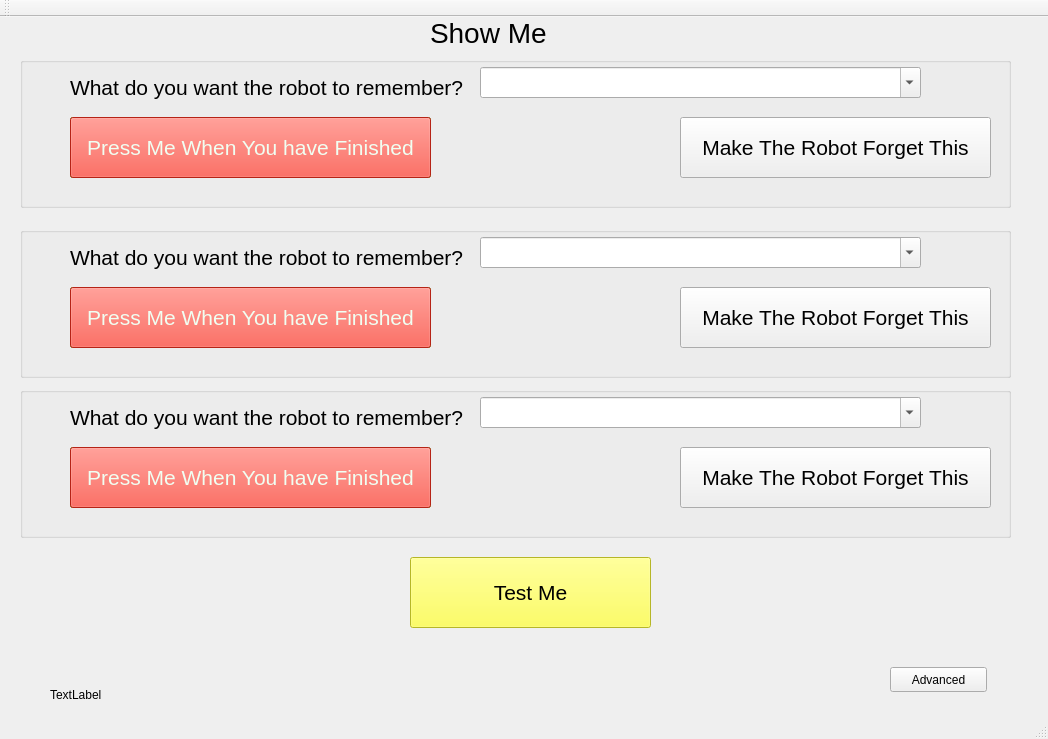
<?xml version="1.0" encoding="UTF-8"?>
<ui version="4.0">
 <class>MainWindow</class>
 <widget class="QMainWindow" name="MainWindow">
  <property name="geometry">
   <rect>
    <x>0</x>
    <y>0</y>
    <width>1048</width>
    <height>739</height>
   </rect>
  </property>
  <property name="windowTitle">
   <string>Show Me</string>
  </property>
  <widget class="QWidget" name="centralWidget">
   <widget class="QGroupBox" name="showMeGroupBox">
    <property name="geometry">
     <rect>
      <x>20</x>
      <y>40</y>
      <width>991</width>
      <height>151</height>
     </rect>
    </property>
    <property name="title">
     <string/>
    </property>
    <widget class="QLabel" name="label">
     <property name="geometry">
      <rect>
       <x>50</x>
       <y>10</y>
       <width>401</width>
       <height>41</height>
      </rect>
     </property>
     <property name="font">
      <font>
       <pointsize>16</pointsize>
      </font>
     </property>
     <property name="text">
      <string>What do you want the robot to remember?</string>
     </property>
    </widget>
    <widget class="QPushButton" name="showMePushButton">
     <property name="geometry">
      <rect>
       <x>50</x>
       <y>60</y>
       <width>361</width>
       <height>61</height>
      </rect>
     </property>
     <property name="font">
      <font>
       <pointsize>16</pointsize>
      </font>
     </property>
     <property name="autoFillBackground">
      <bool>false</bool>
     </property>
     <property name="styleSheet">
      <string notr="true">background-color: rgb(60, 255, 12);</string>
     </property>
     <property name="text">
      <string>Press Me to start showing the robot</string>
     </property>
    </widget>
    <widget class="QPushButton" name="showMeStopPushButton">
     <property name="geometry">
      <rect>
       <x>50</x>
       <y>60</y>
       <width>361</width>
       <height>61</height>
      </rect>
     </property>
     <property name="font">
      <font>
       <pointsize>16</pointsize>
      </font>
     </property>
     <property name="styleSheet">
      <string notr="true">background-color: rgb(255, 49, 31);
color: rgb(240, 255, 242);</string>
     </property>
     <property name="text">
      <string>Press Me When You have Finished</string>
     </property>
    </widget>
    <widget class="QComboBox" name="showMeComboBox">
     <property name="geometry">
      <rect>
       <x>460</x>
       <y>10</y>
       <width>441</width>
       <height>31</height>
      </rect>
     </property>
     <property name="font">
      <font>
       <pointsize>16</pointsize>
      </font>
     </property>
     <property name="editable">
      <bool>true</bool>
     </property>
    </widget>
    <widget class="QPushButton" name="showMeForgetButton">
     <property name="geometry">
      <rect>
       <x>660</x>
       <y>60</y>
       <width>311</width>
       <height>61</height>
      </rect>
     </property>
     <property name="font">
      <font>
       <pointsize>16</pointsize>
      </font>
     </property>
     <property name="text">
      <string>Make The Robot Forget This</string>
     </property>
    </widget>
    <widget class="QLabel" name="inProgressLabel1">
     <property name="geometry">
      <rect>
       <x>430</x>
       <y>70</y>
       <width>311</width>
       <height>31</height>
      </rect>
     </property>
     <property name="font">
      <font>
       <pointsize>16</pointsize>
      </font>
     </property>
     <property name="text">
      <string/>
     </property>
    </widget>
   </widget>
   <widget class="QLabel" name="dbLabel">
    <property name="geometry">
     <rect>
      <x>50</x>
      <y>670</y>
      <width>701</width>
      <height>16</height>
     </rect>
    </property>
    <property name="text">
     <string>TextLabel</string>
    </property>
   </widget>
   <widget class="QPushButton" name="timerPushButton">
    <property name="geometry">
     <rect>
      <x>890</x>
      <y>650</y>
      <width>97</width>
      <height>25</height>
     </rect>
    </property>
    <property name="text">
     <string>Advanced</string>
    </property>
   </widget>
   <widget class="QPushButton" name="testPushButton">
    <property name="geometry">
     <rect>
      <x>410</x>
      <y>540</y>
      <width>241</width>
      <height>71</height>
     </rect>
    </property>
    <property name="font">
     <font>
      <pointsize>16</pointsize>
     </font>
    </property>
    <property name="styleSheet">
     <string notr="true">background-color: rgb(255, 255, 55);</string>
    </property>
    <property name="text">
     <string>Test Me</string>
    </property>
   </widget>
   <widget class="QLabel" name="label_4">
    <property name="geometry">
     <rect>
      <x>430</x>
      <y>0</y>
      <width>221</width>
      <height>31</height>
     </rect>
    </property>
    <property name="font">
     <font>
      <pointsize>21</pointsize>
     </font>
    </property>
    <property name="text">
     <string>Show Me</string>
    </property>
   </widget>
   <widget class="QGroupBox" name="showMeGroupBox_2">
    <property name="geometry">
     <rect>
      <x>20</x>
      <y>210</y>
      <width>991</width>
      <height>151</height>
     </rect>
    </property>
    <property name="title">
     <string/>
    </property>
    <widget class="QLabel" name="label_2">
     <property name="geometry">
      <rect>
       <x>50</x>
       <y>10</y>
       <width>401</width>
       <height>41</height>
      </rect>
     </property>
     <property name="font">
      <font>
       <pointsize>16</pointsize>
      </font>
     </property>
     <property name="text">
      <string>What do you want the robot to remember?</string>
     </property>
    </widget>
    <widget class="QPushButton" name="showMePushButton_2">
     <property name="geometry">
      <rect>
       <x>50</x>
       <y>60</y>
       <width>361</width>
       <height>61</height>
      </rect>
     </property>
     <property name="font">
      <font>
       <pointsize>16</pointsize>
      </font>
     </property>
     <property name="autoFillBackground">
      <bool>false</bool>
     </property>
     <property name="styleSheet">
      <string notr="true">background-color: rgb(60, 255, 12);</string>
     </property>
     <property name="text">
      <string>Press Me to start showing the robot</string>
     </property>
    </widget>
    <widget class="QPushButton" name="showMeStopPushButton_2">
     <property name="geometry">
      <rect>
       <x>50</x>
       <y>60</y>
       <width>361</width>
       <height>61</height>
      </rect>
     </property>
     <property name="font">
      <font>
       <pointsize>16</pointsize>
      </font>
     </property>
     <property name="styleSheet">
      <string notr="true">background-color: rgb(255, 49, 31);
color: rgb(240, 255, 242);</string>
     </property>
     <property name="text">
      <string>Press Me When You have Finished</string>
     </property>
    </widget>
    <widget class="QComboBox" name="showMeComboBox_2">
     <property name="geometry">
      <rect>
       <x>460</x>
       <y>10</y>
       <width>441</width>
       <height>31</height>
      </rect>
     </property>
     <property name="font">
      <font>
       <pointsize>16</pointsize>
      </font>
     </property>
     <property name="editable">
      <bool>true</bool>
     </property>
    </widget>
    <widget class="QPushButton" name="showMeForgetButton_2">
     <property name="geometry">
      <rect>
       <x>660</x>
       <y>60</y>
       <width>311</width>
       <height>61</height>
      </rect>
     </property>
     <property name="font">
      <font>
       <pointsize>16</pointsize>
      </font>
     </property>
     <property name="text">
      <string>Make The Robot Forget This</string>
     </property>
    </widget>
    <widget class="QLabel" name="inProgressLabel2">
     <property name="geometry">
      <rect>
       <x>430</x>
       <y>70</y>
       <width>311</width>
       <height>31</height>
      </rect>
     </property>
     <property name="font">
      <font>
       <pointsize>16</pointsize>
      </font>
     </property>
     <property name="text">
      <string/>
     </property>
    </widget>
   </widget>
   <widget class="QGroupBox" name="showMeGroupBox_3">
    <property name="geometry">
     <rect>
      <x>20</x>
      <y>370</y>
      <width>991</width>
      <height>151</height>
     </rect>
    </property>
    <property name="title">
     <string/>
    </property>
    <widget class="QLabel" name="label_3">
     <property name="geometry">
      <rect>
       <x>50</x>
       <y>10</y>
       <width>401</width>
       <height>41</height>
      </rect>
     </property>
     <property name="font">
      <font>
       <pointsize>16</pointsize>
      </font>
     </property>
     <property name="text">
      <string>What do you want the robot to remember?</string>
     </property>
    </widget>
    <widget class="QPushButton" name="showMePushButton_3">
     <property name="geometry">
      <rect>
       <x>50</x>
       <y>60</y>
       <width>361</width>
       <height>61</height>
      </rect>
     </property>
     <property name="font">
      <font>
       <pointsize>16</pointsize>
      </font>
     </property>
     <property name="autoFillBackground">
      <bool>false</bool>
     </property>
     <property name="styleSheet">
      <string notr="true">background-color: rgb(60, 255, 12);</string>
     </property>
     <property name="text">
      <string>Press Me to start showing the robot</string>
     </property>
    </widget>
    <widget class="QPushButton" name="showMeStopPushButton_3">
     <property name="geometry">
      <rect>
       <x>50</x>
       <y>60</y>
       <width>361</width>
       <height>61</height>
      </rect>
     </property>
     <property name="font">
      <font>
       <pointsize>16</pointsize>
      </font>
     </property>
     <property name="styleSheet">
      <string notr="true">background-color: rgb(255, 49, 31);
color: rgb(240, 255, 242);</string>
     </property>
     <property name="text">
      <string>Press Me When You have Finished</string>
     </property>
    </widget>
    <widget class="QComboBox" name="showMeComboBox_3">
     <property name="geometry">
      <rect>
       <x>460</x>
       <y>10</y>
       <width>441</width>
       <height>31</height>
      </rect>
     </property>
     <property name="font">
      <font>
       <pointsize>16</pointsize>
      </font>
     </property>
     <property name="editable">
      <bool>true</bool>
     </property>
    </widget>
    <widget class="QPushButton" name="showMeForgetButton_3">
     <property name="geometry">
      <rect>
       <x>660</x>
       <y>60</y>
       <width>311</width>
       <height>61</height>
      </rect>
     </property>
     <property name="font">
      <font>
       <pointsize>16</pointsize>
      </font>
     </property>
     <property name="text">
      <string>Make The Robot Forget This</string>
     </property>
    </widget>
    <widget class="QLabel" name="inProgressLabel3">
     <property name="geometry">
      <rect>
       <x>430</x>
       <y>70</y>
       <width>311</width>
       <height>31</height>
      </rect>
     </property>
     <property name="font">
      <font>
       <pointsize>16</pointsize>
      </font>
     </property>
     <property name="text">
      <string/>
     </property>
    </widget>
   </widget>
  </widget>
  <widget class="QMenuBar" name="menuBar">
   <property name="geometry">
    <rect>
     <x>0</x>
     <y>0</y>
     <width>1048</width>
     <height>22</height>
    </rect>
   </property>
  </widget>
  <widget class="QToolBar" name="mainToolBar">
   <attribute name="toolBarArea">
    <enum>TopToolBarArea</enum>
   </attribute>
   <attribute name="toolBarBreak">
    <bool>false</bool>
   </attribute>
  </widget>
  <widget class="QStatusBar" name="statusBar"/>
 </widget>
 <layoutdefault spacing="6" margin="11"/>
 <resources/>
 <connections/>
</ui>
